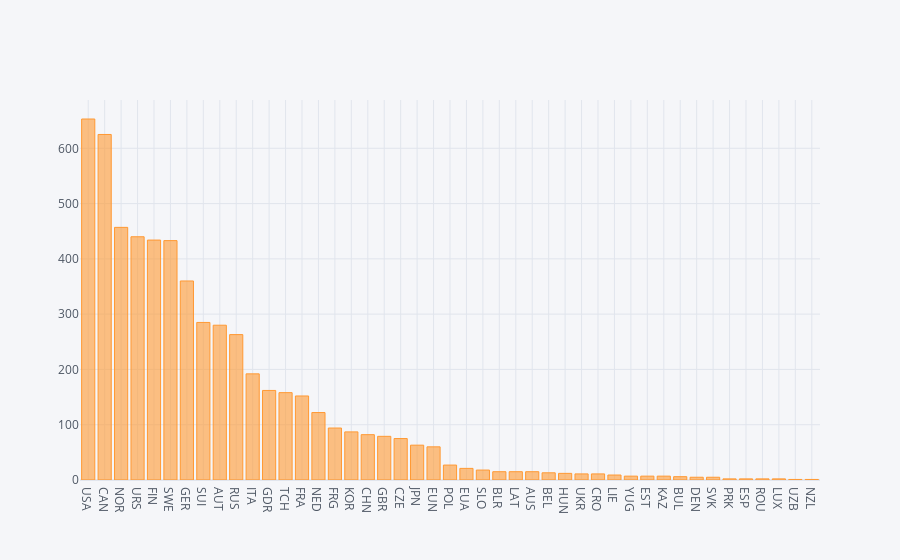

The notebook cell saved with this chart:
### Markdown cell above
### 4) Bar Chart - Number of Medals Per Country
Use the plotly library offline or cufflinks offline to create a bar chart displaying the number of medals per country.  (Country code on the x axis and number of medals on the y axis)

### Code cell
# Your Code Here
import chart_studio.plotly as py

import cufflinks as cf
cf.go_offline()

medalCount = games.Country.value_counts()
medalCount.iplot(kind='bar')

### Figure 1 — Plotly figure (JSON) as saved in the notebook; plotly's stock layout.template omitted (floating-point values rounded to 4 significant figures)
{"data": [{"marker": {"color": "rgba(255, 153, 51, 0.6)", "line": {"color": "rgba(255, 153, 51, 1.0)", "width": 1}}, "name": "Country", "orientation": "v", "text": "", "type": "bar", "x": ["USA", "CAN", "NOR", "URS", "FIN", "SWE", "GER", "SUI", "AUT", "RUS", "ITA", "GDR", "TCH", "FRA", "NED", "FRG", "KOR", "CHN", "GBR", "CZE", "JPN", "EUN", "POL", "EUA", "SLO", "BLR", "LAT", "AUS", "BEL", "HUN", "UKR", "CRO", "LIE", "YUG", "EST", "KAZ", "BUL", "DEN", "SVK", "PRK", "ESP", "ROU", "LUX", "UZB", "NZL"], "y": [653, 625, 457, 440, 434, 433, 360, 285, 280, 263, 192, 162, 158, 152, 122, 94, 87, 82, 79, 75, 63, 60, 27, 21, 18, 15, 15, 15, 13, 12, 11, 11, 9, 7, 7, 7, 6, 5, 5, 2, 2, 2, 2, 1, 1]}], "layout": {"legend": {"bgcolor": "#F5F6F9", "font": {"color": "#4D5663"}}, "paper_bgcolor": "#F5F6F9", "plot_bgcolor": "#F5F6F9", "title": {"font": {"color": "#4D5663"}}, "xaxis": {"gridcolor": "#E1E5ED", "showgrid": true, "tickfont": {"color": "#4D5663"}, "title": {"font": {"color": "#4D5663"}, "text": ""}, "zerolinecolor": "#E1E5ED"}, "yaxis": {"gridcolor": "#E1E5ED", "showgrid": true, "tickfont": {"color": "#4D5663"}, "title": {"font": {"color": "#4D5663"}, "text": ""}, "zerolinecolor": "#E1E5ED"}}}
